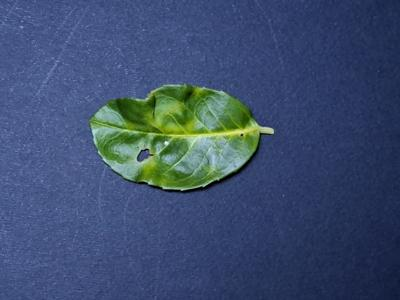
%> input picture images/A/1.jpg, 400 x 300 px
$ octave --eval "visualize_sobel_and_laplacian;"   (GNU Octave 9; MATLAB toolbox functions it lacks are replaced by stand-ins)
%> lines starting %> are read from the running program, lines starting %| are printed output that depends on the picture; in (x1, y1, x2, y2) boxes, pixels count from 0 and x2, y2 are one past the last pixel; in counts of white or black regions, pixels touching at a corner belong together; the program's own positions count from 1
### old/visualization/sobel_and_laplacian/test_extract_sobel_and_laplacian_descriptors.m
function [out,sob_g,sob_m,lap_g,lap_m,canny_m,sob_d] = test_extract_sobel_and_laplacian_descriptors(im, num_superpixels)
    %tic;
    if ~isa(im,'single')
        im = im2single(im);
    end

    % [5 lines of commented-out code are left out]

    [SP,N_SP] = superpixels(im, num_superpixels, ...
                     'Method', 'slic', ...
                     'Compactness', 25);

    rprops = regionprops(SP, 'BoundingBox');

    bbox = vertcat(rprops.BoundingBox);
    xstart = floor(bbox(:, 1)) + 1;  % Starting x-coordinates
    ystart = floor(bbox(:, 2)) + 1;  % Starting y-coordinates
    xend = xstart + floor(bbox(:, 3)) - 1;  % Ending x-coordinates
    yend = ystart + floor(bbox(:, 4)) - 1;  % Ending y-coordinates
    iX = arrayfun(@(s, e) s:e, xstart, xend, 'UniformOutput', false);
    iY = arrayfun(@(s, e) s:e, ystart, yend, 'UniformOutput', false);

    hsvim = rgb2hsv(im);
    %sim = hsvim(:,:,2);
    gim = hsvim(:,:,3);

    fgim = imgaussfilt(gim,gaussiansigma(9),'Padding','symmetric');
    [sob_g,sob_d] = mysobel(gim, -inf);

    sob_d = mod(sob_d + pi, 2*pi);

    sobm = sum(sum(sob_d)) / numel(sob_d);

    disp([sobm,min(min(sob_d)),max(max(sob_d))]);

    sobt = sobm * 0.5;
    sob_d(sob_d < sobt) = 0;

    sob_m = edge(fgim,'sobel');
    lap_g = mylaplacian(gim);
    lap_m = edge(fgim,'zerocross');
    canny_m = edge(fgim,'canny',0.21);

    descriptors = zeros(N_SP, 6, 'single');

    for k = 1:N_SP
        ry = iY{k};
        rx = iX{k};
        cmask = SP(ry, rx) == k; % cropped mask
        npixels = nnz(cmask);

        descriptors(k,1) = sum(sum( sob_g(ry,rx) .* cmask )) / npixels;
        descriptors(k,2) = sum(sum( sob_m(ry,rx) .* cmask )) / npixels;
        descriptors(k,3) = sum(sum( lap_g(ry,rx) .* cmask )) / npixels;
        descriptors(k,4) = sum(sum( lap_m(ry,rx) .* cmask )) / npixels;
        descriptors(k,5) = sum(sum( canny_m(ry,rx) .* cmask )) / npixels;
        descriptors(k,6) = sum(sum( sob_d(ry,rx) .* cmask )) / npixels;
    end

    descriptors(:,1:6) = normalize(descriptors(:,1:6), 'norm');

    out.descriptors = descriptors;
    out.superpixels = SP;
    out.num_superpixels = N_SP;
    out.original_size = size(im);
    %toc;
end

### compute/mysobel.m
function [sob,dir] = mysobel(im, dir_angle_tolerance)
    a = [1 2 1];
    b = [1 0 -1];
    pim = padarray(im,[1 1],'symmetric');
    out_x = conv2(a,b,pim,'valid');
    out_y = conv2(b,a,pim,'valid');
    sob = sqrt(out_x.^2 + out_y.^2);
    dir = atan2(out_y, out_x); % remap sobel_dir to [0,2pi]
    dirm = sum(sum(dir)) / numel(dir) * dir_angle_tolerance;
    dir(dir < dirm) = 0;
end

### compute/mylaplacian.m
function lap = mylaplacian(im)
    k = [-1 -1 -1; -1 16 -1; -1 -1 -1];
    lap = imfilter(im, k, 'symmetric','same');
end

### utility/figure_maximized.m
function f = figure_maximized(varargin)
    % figure_maximized(string_varargin)
    %
    % returns a maximized figure.
    % string_varargin is optional.
    %
    % es. figure_maximized with a single string as argument.
    %   figure_maximized("MyFigure") % 'MyFigure' will be the name of the
    %                                % figure.
    %
    % es. figure_maximized with multiple strings as arguments, assume k=1.
    %   figure_maximized("MyFigure ", numtostr(k)); % 'MyFigure 1' will be
    %                                               % the name of the figure
    arguments (Repeating)
        varargin {mustBeText};
    end

    f = figure;
    f.WindowState = "maximized";

    if nargin > 0
        if nargin == 1
            f.Name = varargin;
        else
            f.Name = strcat(varargin{:});
        end
        f.NumberTitle = 'off';
    end
end

### utility/timagesc.m
function h = timagesc(im, title_txt)
    arguments
        im;
        title_txt {mustBeTextScalar} = "";
    end
    h = imagesc(im);
    colormap(turbo);
    axis image;
    axis off;
    if title_txt ~= ""
        title(title_txt);
    end
end

### utility/tsubplot.m
function sp = tsubplot(m, n, p, vertical_padding, horizontal_padding)
    arguments
        m {mustBeInteger,mustBePositive};
        n {mustBeInteger,mustBePositive};
        p {mustBeInteger,mustBePositive};
        vertical_padding = 0.2;    % 10%
        horizontal_padding = 0.15; %  5%
    end

    if p > m*n
        error("Index exceeds number of subplots.");
    end

    sp = subplot('Position', [ ...
        horizontal_padding/(2*n) + mod(p-1,n)/n, ...
        (2*(m-1)+vertical_padding)/(2*m) - floor((p-1)/n)/m, ...
        (1 - horizontal_padding) / n, ...
        (1 - vertical_padding) / m]);

    % [17 lines of commented-out code are left out]
end

### compute/gaussiansigma.m
function [sigma_min, sigma_max] = gaussiansigma(N)
    sigma_min = (N-1)/5;
    sigma_max = (N+1)/5 - 0.05;
end

### old/visualization/sobel_and_laplacian/visualize_sobel_and_laplacian.m
function visualize_sobel_and_laplacian
    close all;

    im = imread('images/A/1.jpg');
%> im is the input picture: size 300x400x3 uint8; mean R, G, B 60.5, 78.2, 109.9
    % [7 lines of commented-out code are left out]

    [desc,sob_g,sob_m,lap_g,lap_m,canny_m,sob_d] = test_extract_sobel_and_laplacian_descriptors(im, 4800);
%> in test_extract_sobel_and_laplacian_descriptors, `[SP,N_SP] = superpixels(im, num_superpixels, 'Method', 'slic', 'Compac..`:
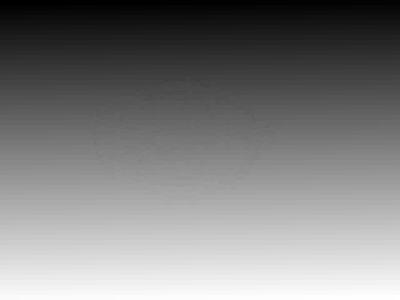
%> SP: size 300x400 double; min 1, max 4792, mean 2396.3; drawn with min black and max white
%> in test_extract_sobel_and_laplacian_descriptors, `[SP,N_SP] = superpixels(im, num_superpixels, 'Method', 'slic', 'Compac..`: N_SP = 4792
%> in test_extract_sobel_and_laplacian_descriptors, `rprops = regionprops(SP, 'BoundingBox');`: rprops = 4792 regions; largest, box (x1, y1, x2, y2): (213, 175, 225, 182), (201, 80, 211, 88), (96, 105, 106, 112), (200, 181, 211, 187), (93, 134, 98, 146)
%> in test_extract_sobel_and_laplacian_descriptors, `xstart = floor(bbox(:, 1)) + 1;`: xstart = 4792 values, max 396 at index 80, min 1 at index 1, mean 198.4
%> in test_extract_sobel_and_laplacian_descriptors, `ystart = floor(bbox(:, 2)) + 1;`: ystart = 4792 values from 1 to 296
%> in test_extract_sobel_and_laplacian_descriptors, `xend = xstart + floor(bbox(:, 3)) - 1;`: xend = 4792 values, max 400 at index 80, min 5 at index 1, mean 202.5
%> in test_extract_sobel_and_laplacian_descriptors, `yend = ystart + floor(bbox(:, 4)) - 1;`: yend = 4792 values, max 300 at index 4713, min 5 at index 1, mean 152.5
%> in test_extract_sobel_and_laplacian_descriptors, `iX = arrayfun(@(s, e) s:e, xstart, xend, 'UniformOutput', false);`: iX = 4792 items
%> in test_extract_sobel_and_laplacian_descriptors, `hsvim = rgb2hsv(im);`: hsvim: size 300x400x3 single; mean H, S, V 0.589, 0.519, 0.456
%> in mysobel, `out_y = conv2(b,a,pim,'valid');`:
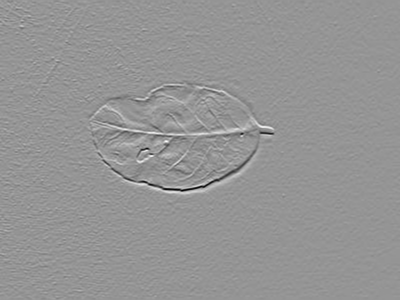
%> out_y: size 300x400 single; min -2.97, max 2.11, mean -0.0018; drawn with min black and max white
%> in mysobel, `dir = atan2(out_y, out_x);`:
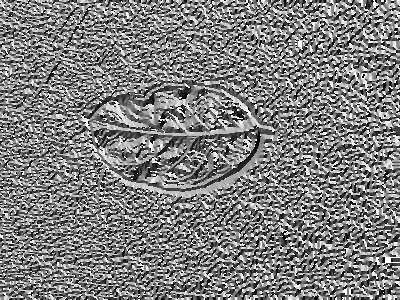
%> dir: size 300x400 single; min -3.14, max 3.14, mean -0.00874; drawn with min black and max white
%> in mysobel, `dir(dir < dirm) = 0;`: dir: size 300x400 single; every value is 0
%> in test_extract_sobel_and_laplacian_descriptors, `sob_d = mod(sob_d + pi, 2*pi);`: sob_d: size 300x400 single; every value is 3.14
%> in test_extract_sobel_and_laplacian_descriptors, `sobm = sum(sum(sob_d)) / numel(sob_d);`: sobm = 3.14
%|    3.1416   3.1416   3.1416
%> in test_extract_sobel_and_laplacian_descriptors, `sobt = sobm * 0.5;`: sobt = 1.57
%> in test_extract_sobel_and_laplacian_descriptors, `sob_m = edge(fgim,'sobel');`:
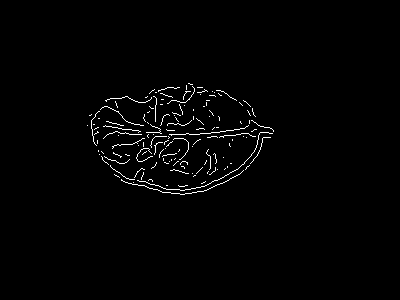
%> sob_m: size 300x400 logical; 1.4% white in thin lines or dots, all inside (x1, y1, x2, y2) = (87, 83, 274, 195)
%> in mylaplacian, `lap = imfilter(im, k, 'symmetric','same');`:
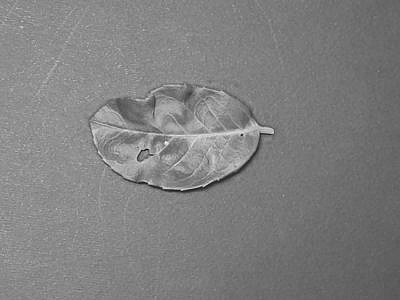
%> lap: size 300x400 single; min -2.43, max 9.67, mean 3.65; drawn with min black and max white
%> in test_extract_sobel_and_laplacian_descriptors, `lap_m = edge(fgim,'zerocross');`: lap_m: size 300x400 logical; 2.9% white in thin lines or dots, all inside (x1, y1, x2, y2) = (1, 1, 342, 299)
%> in test_extract_sobel_and_laplacian_descriptors, `canny_m = edge(fgim,'canny',0.21);`: canny_m: size 300x400 logical; 1.9% white in thin lines or dots, all inside (x1, y1, x2, y2) = (91, 80, 274, 195)
%> the loop in test_extract_sobel_and_laplacian_descriptors, `for k = 1:N_SP` made 4792 passes
%> rx on passes 1 to 3: [1 2 3 4 5], [6 7 8 9 10], [11 12 13 14 15]
%> in test_extract_sobel_and_laplacian_descriptors, `out.num_superpixels = N_SP;`: out.num_superpixels = 4792
%> desc = {num_superpixels 4792, original_size [300 400 3]}
    descriptors = desc.descriptors;
    SP = desc.superpixels;

    descriptor_labels = {
        'Sobel Gradient'; 'Sobel Mask';
        'Laplacian Gradient'; 'Laplacian Mask';
        'Canny Mask'; 'Sobel Dir';
    };

    num_descriptors = size(descriptors, 2);
%> num_descriptors = 6

    figure_maximized;
    for d=1:num_descriptors-2
        vals = descriptors(:,d);

        tsubplot(2, 2, d);
        timagesc(vals(SP), descriptor_labels{d});
    end
%> this loop made 4 passes
%> pass 1, in visualize_sobel_and_laplacian, `timagesc(vals(SP), descriptor_labels{d});`:
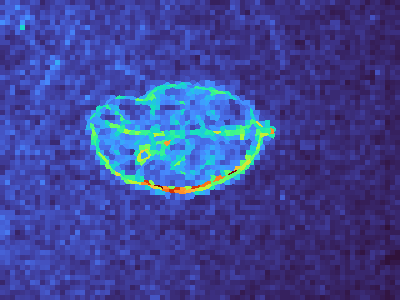
%> displayed picture: size 300x400x3, on the screen's scale of 0 to 255; mean R, G, B 62.1, 70.1, 152.4
%> `visualize_sobel_and_laplacian;`:
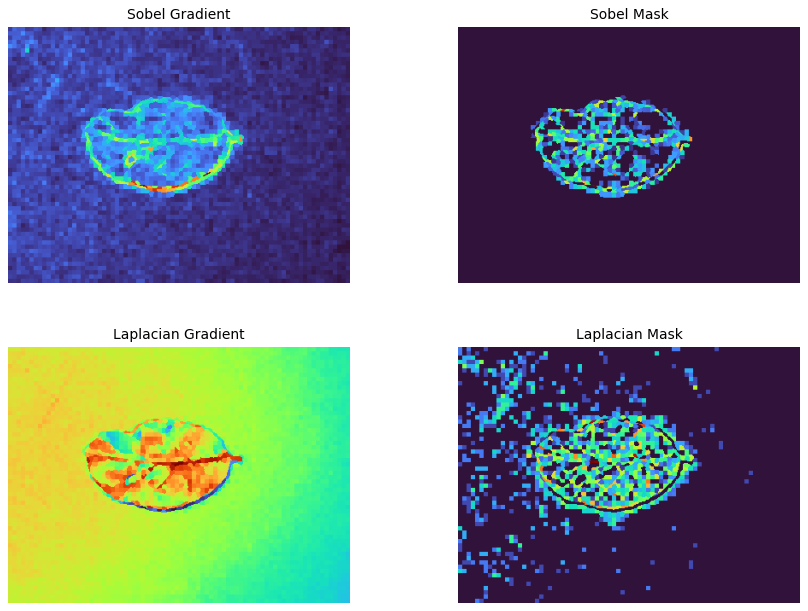
%> figure redrawn from the program's plot data, 4 panels
end

$ run again, with images/A/11.jpg copied over images/A/1.jpg
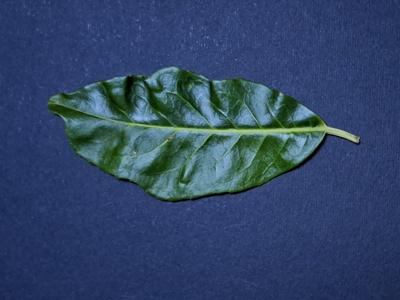
%> input picture images/A/11.jpg, 400 x 300 px
%> in visualize_sobel_and_laplacian, im is the input picture: size 300x400x3 uint8; mean R, G, B 49.2, 69.9, 103.6
%> im: size 300x400x3 single
%> N_SP = 4792
%> rprops = 4792 regions; largest, box (x1, y1, x2, y2): (216, 185, 226, 194), (229, 187, 241, 193), (326, 128, 336, 135), (302, 120, 310, 128), (342, 125, 350, 133)
%> xstart = 4792 values, max 396 at index 80, min 1 at index 1, mean 198.2
%> ystart = 4792 values from 1 to 296
%> xend = 4792 values, max 400 at index 80, min 5 at index 1, mean 202.5
%> yend = 4792 values, max 300 at index 4713, min 5 at index 1, mean 152.6
%> iX = 4792 items
%> hsvim: size 300x400x3 single; mean H, S, V 0.585, 0.558, 0.419
%> sob_d: size 300x400 single; every value is 3.14
%> sobm = 3.14
%|    3.1416   3.1416   3.1416
%> sobt = 1.57
%> in test_extract_sobel_and_laplacian_descriptors, `sob_m = edge(fgim,'sobel');`:
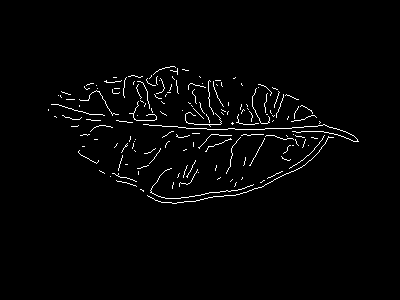
%> sob_m: size 300x400 logical; 2% white in thin lines or dots, all inside (x1, y1, x2, y2) = (48, 66, 359, 204)
%> lap_m: size 300x400 logical; 3.1% white in thin lines or dots, all inside (x1, y1, x2, y2) = (45, 24, 366, 212)
%> canny_m: size 300x400 logical; 3.5% white in thin lines or dots, all inside (x1, y1, x2, y2) = (47, 66, 363, 204)
%> the loop in test_extract_sobel_and_laplacian_descriptors, `for k = 1:N_SP` made 4792 passes
%> rx on passes 1 to 3: [1 2 3 4 5], [6 7 8 9 10], [11 12 13 14 15]
%> out.num_superpixels = 4792
%> desc = {num_superpixels 4792, original_size [300 400 3]}
%> num_descriptors = 6
%> the loop in visualize_sobel_and_laplacian, `for d=1:num_descriptors-2` made 4 passes
%> `visualize_sobel_and_laplacian;`:
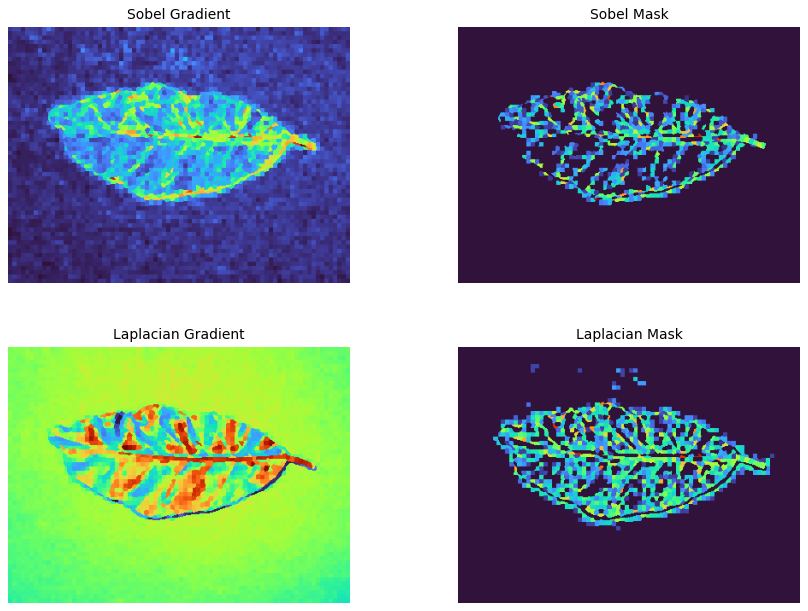
%> figure redrawn from the program's plot data, 4 panels

$ run again, with images/A/15.jpg copied over images/A/1.jpg
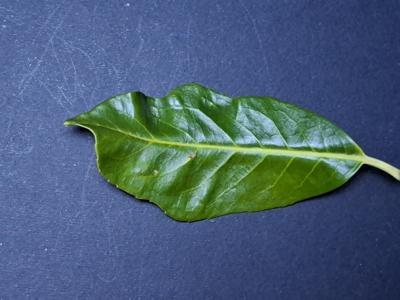
%> input picture images/A/15.jpg, 400 x 300 px
%> in visualize_sobel_and_laplacian, im is the input picture: size 300x400x3 uint8; mean R, G, B 73.5, 95.3, 118.3
%> im: size 300x400x3 single
%> N_SP = 4788
%> rprops = 4788 regions; largest, box (x1, y1, x2, y2): (374, 163, 386, 170), (307, 140, 316, 148), (385, 169, 395, 176), (383, 164, 391, 172), (368, 155, 380, 160)
%> xstart = 4788 values, max 396 at index 80, min 1 at index 1, mean 198.3
%> ystart = 4788 values from 1 to 296
%> xend = 4788 values, max 400 at index 80, min 5 at index 1, mean 202.5
%> yend = 4788 values, max 300 at index 4709, min 5 at index 1, mean 152.6
%> iX = 4788 items
%> hsvim: size 300x400x3 single; mean H, S, V 0.551, 0.502, 0.515
%> sob_d: size 300x400 single; every value is 3.14
%> sobm = 3.14
%|    3.1416   3.1416   3.1416
%> sobt = 1.57
%> in test_extract_sobel_and_laplacian_descriptors, `sob_m = edge(fgim,'sobel');`:
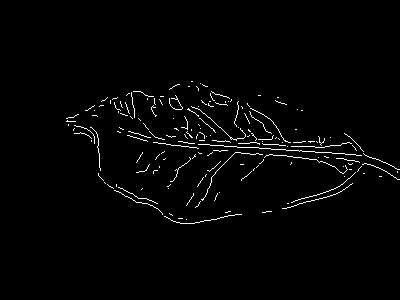
%> sob_m: size 300x400 logical; 1.8% white in thin lines or dots, all inside (x1, y1, x2, y2) = (66, 81, 400, 224)
%> lap_m: size 300x400 logical; 3.4% white in thin lines or dots
%> canny_m: size 300x400 logical; 3.1% white in thin lines or dots, all inside (x1, y1, x2, y2) = (66, 81, 399, 224)
%> the loop in test_extract_sobel_and_laplacian_descriptors, `for k = 1:N_SP` made 4788 passes
%> rx on passes 1 to 3: [1 2 3 4 5], [6 7 8 9 10], [11 12 13 14 15]
%> out.num_superpixels = 4788
%> desc = {num_superpixels 4788, original_size [300 400 3]}
%> num_descriptors = 6
%> the loop in visualize_sobel_and_laplacian, `for d=1:num_descriptors-2` made 4 passes
%> `visualize_sobel_and_laplacian;`:
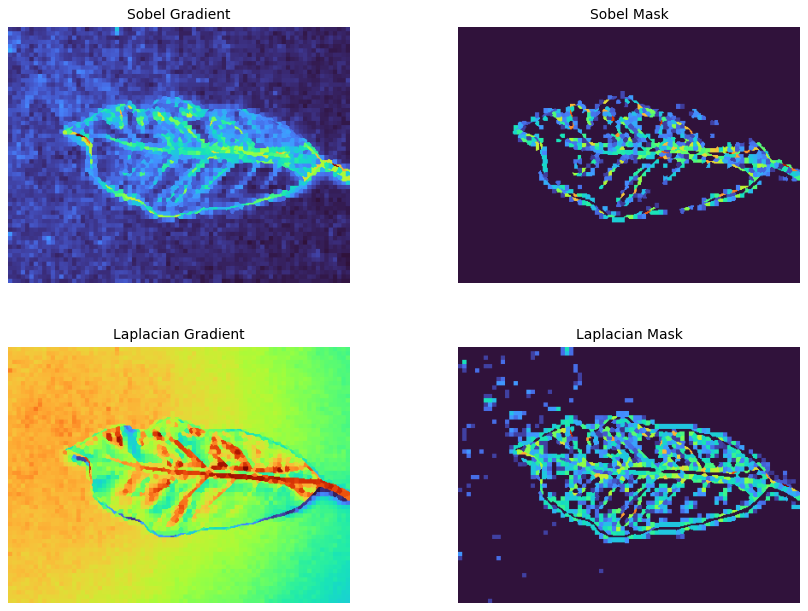
%> figure redrawn from the program's plot data, 4 panels
